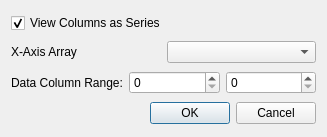
<ui version="4.0" >
 <class>ChartSetupDialog</class>
 <widget class="QDialog" name="ChartSetupDialog" >
  <property name="geometry" >
   <rect>
    <x>0</x>
    <y>0</y>
    <width>327</width>
    <height>137</height>
   </rect>
  </property>
  <property name="windowTitle" >
   <string>Dialog</string>
  </property>
  <layout class="QVBoxLayout" >
   <item>
    <widget class="QCheckBox" name="columnsAsSeries" >
     <property name="text" >
      <string>View Columns as Series</string>
     </property>
     <property name="checked" >
      <bool>true</bool>
     </property>
    </widget>
   </item>
   <item>
    <layout class="QHBoxLayout" >
     <item>
      <widget class="QLabel" name="seriesColumnNameLabel" >
       <property name="text" >
        <string>X-Axis Array</string>
       </property>
      </widget>
     </item>
     <item>
      <widget class="QComboBox" name="xAxisColumnName" />
     </item>
    </layout>
   </item>
   <item>
    <layout class="QHBoxLayout" >
     <item>
      <widget class="QLabel" name="dataColumnRangeLabel" >
       <property name="text" >
        <string>Data Column Range:</string>
       </property>
      </widget>
     </item>
     <item>
      <widget class="QSpinBox" name="firstDataColumn" />
     </item>
     <item>
      <widget class="QSpinBox" name="lastDataColumn" />
     </item>
    </layout>
   </item>
   <item>
    <widget class="QDialogButtonBox" name="buttonBox" >
     <property name="orientation" >
      <enum>Qt::Horizontal</enum>
     </property>
     <property name="standardButtons" >
      <set>QDialogButtonBox::Cancel|QDialogButtonBox::NoButton|QDialogButtonBox::Ok</set>
     </property>
    </widget>
   </item>
  </layout>
 </widget>
 <resources/>
 <connections>
  <connection>
   <sender>buttonBox</sender>
   <signal>accepted()</signal>
   <receiver>ChartSetupDialog</receiver>
   <slot>accept()</slot>
   <hints>
    <hint type="sourcelabel" >
     <x>248</x>
     <y>254</y>
    </hint>
    <hint type="destinationlabel" >
     <x>157</x>
     <y>274</y>
    </hint>
   </hints>
  </connection>
  <connection>
   <sender>buttonBox</sender>
   <signal>rejected()</signal>
   <receiver>ChartSetupDialog</receiver>
   <slot>reject()</slot>
   <hints>
    <hint type="sourcelabel" >
     <x>316</x>
     <y>260</y>
    </hint>
    <hint type="destinationlabel" >
     <x>286</x>
     <y>274</y>
    </hint>
   </hints>
  </connection>
 </connections>
</ui>
